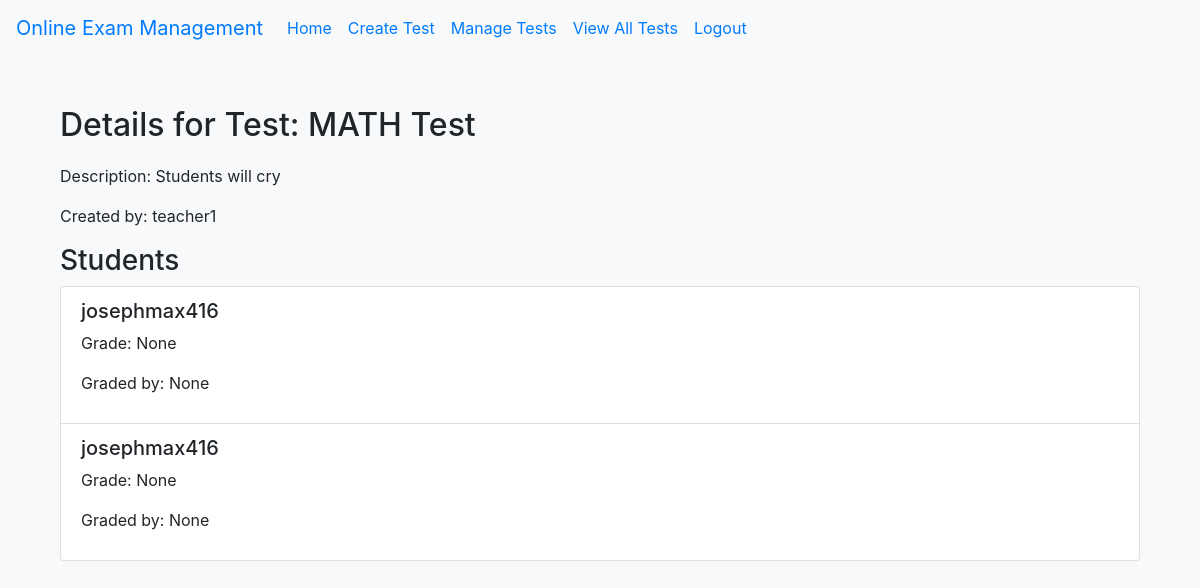
The app's page /test/1/details (signed in), older data.
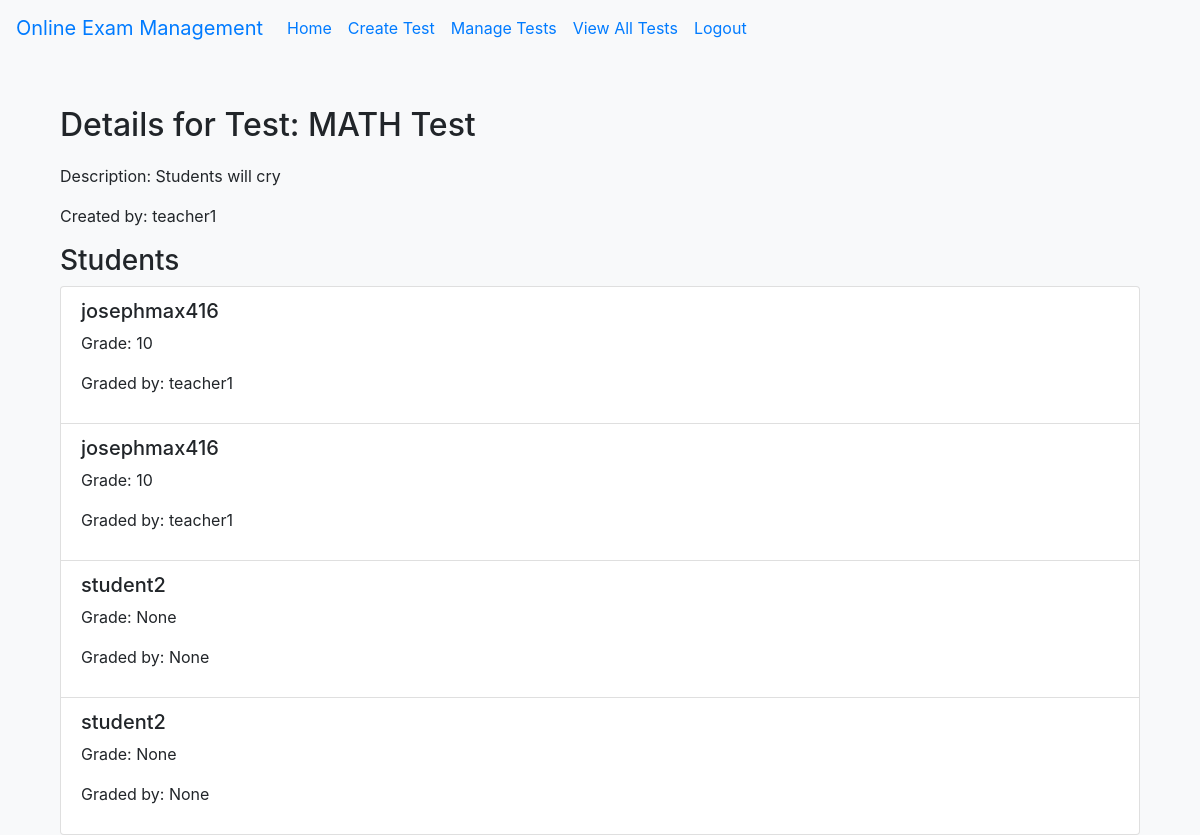
The same page, newer data.
### tables this page shows
CREATE TABLE Test (
    id INTEGER PRIMARY KEY AUTOINCREMENT,
    teacher_id INTEGER NOT NULL,
    test_name TEXT NOT NULL,
    test_description TEXT,
    FOREIGN KEY (teacher_id) REFERENCES User(id)
);

CREATE TABLE User (
    id INTEGER PRIMARY KEY AUTOINCREMENT,
    username TEXT NOT NULL UNIQUE,
    password TEXT NOT NULL,
    role TEXT NOT NULL  -- 'student' or 'teacher'
);

CREATE TABLE Answer (
    id INTEGER PRIMARY KEY AUTOINCREMENT,
    student_id INTEGER NOT NULL,
    test_id INTEGER NOT NULL,
    question_id INTEGER NOT NULL,
    answer_text TEXT NOT NULL,
    submission_time DATETIME NOT NULL,
    FOREIGN KEY (student_id) REFERENCES User(id),
    FOREIGN KEY (test_id) REFERENCES Test(id),
    FOREIGN KEY (question_id) REFERENCES Question(id)
);

CREATE TABLE Grade (
    id INTEGER PRIMARY KEY AUTOINCREMENT,
    student_id INTEGER NOT NULL,
    test_id INTEGER NOT NULL,
    grade INTEGER NOT NULL,
    graded_by INTEGER NOT NULL,
    FOREIGN KEY (student_id) REFERENCES User(id),
    FOREIGN KEY (test_id) REFERENCES Test(id),
    FOREIGN KEY (graded_by) REFERENCES User(id)
);

### app.py (the view)
@app.route('/test/<int:test_id>/details')
@login_required
def view_test_details(test_id):
    test = db.execute("SELECT Test.id, Test.test_name, Test.test_description, User.username AS teacher_name "
                      "FROM Test "
                      "LEFT JOIN User ON Test.teacher_id = User.id "
                      "WHERE Test.id = ?", test_id)[0]
    students = db.execute("SELECT Answer.student_id, User.username AS student_name, Grade.grade, Grader.username AS grader_name "
                          "FROM Answer "
                          "LEFT JOIN User ON Answer.student_id = User.id "
                          "LEFT JOIN Grade ON Answer.student_id = Grade.student_id AND Answer.test_id = Grade.test_id "
                          "LEFT JOIN User AS Grader ON Grade.graded_by = Grader.id "
                          "WHERE Answer.test_id = ?", test_id)
    return render_template('view_test_details.html', test=test, students=students)

### app.py (called while the page is built)
@login_manager.user_loader
def load_user(user_id):
    user = db.execute("SELECT * FROM User WHERE id = ?", user_id)
    if user:
        return User(id=user[0]['id'], username=user[0]['username'], password=user[0]['password'], role=user[0]['role'])
    return None

### templates/view_test_details.html
{% extends "base.html" %}
{% block content %}
<div class="container mt-4">
    <h2>Details for Test: {{ test.test_name }}</h2>
    <p>Description: {{ test.test_description }}</p>
    <p>Created by: {{ test.teacher_name }}</p>
    <h3>Students</h3>
    <ul class="list-group">
        {% for student in students %}
        <li class="list-group-item">
            <h5>{{ student.student_name }}</h5>
            <p>Grade: {{ student.grade }}</p>
            <p>Graded by: {{ student.grader_name }}</p>
        </li>
        {% endfor %}
    </ul>
</div>
{% endblock %}

### templates/base.html (shortened to what this page needs)
<!DOCTYPE html>
<html lang="en">
<head>
    <link rel="stylesheet" href="https://stackpath.bootstrapcdn.com/bootstrap/4.3.1/css/bootstrap.min.css">
    <link rel="stylesheet" href="{{ url_for('static', filename='css/styles.css') }}">
</head>
<body>
    <nav class="navbar navbar-expand-lg navbar-light bg-light">
        <a class="navbar-brand" href="/">Online Exam Management</a>
        <div class="collapse navbar-collapse" id="navbarNav">
            <ul class="navbar-nav">
                <li class="nav-item">
                    <a class="nav-link" href="/">Home</a>
                </li>
                {% if current_user.is_authenticated %}
                    {% if current_user.role == 'teacher' %}
                        <li class="nav-item">
                            <a class="nav-link" href="/create_test">Create Test</a>
                        </li>
                        <li class="nav-item">
                            <a class="nav-link" href="/manage_tests">Manage Tests</a>
                        </li>
                        <li class="nav-item">
                            <a class="nav-link" href="/tests">View All Tests</a>
                        </li>
                    {% endif %}
                    <li class="nav-item">
                        <a class="nav-link" href="/logout">Logout</a>
                    </li>
                {% endif %}
            </ul>
        </div>
    </nav>
    <div class="container">
        {% block content %}{% endblock %}
    </div>
</body>
</html>

### static/css/styles.css (style rules this page uses)
body { background-color: #f8f9fa; }
.container { margin-top: 50px; }
h2 { margin-bottom: 20px; }
.navbar-brand, .nav-link { color: #007bff !important; }

Row changes from the older to the newer data that the page shows:
computed for Answer (number 1 of 4 on the later page): grade "None" → "10"; grader_name "None" → "teacher1"
computed for Answer (number 2 of 4 on the later page): grade "None" → "10"; grader_name "None" → "teacher1"
added Answer: student_name "student2", grade "None", grader_name "None"
added Answer: student_name "student2", grade "None", grader_name "None"
